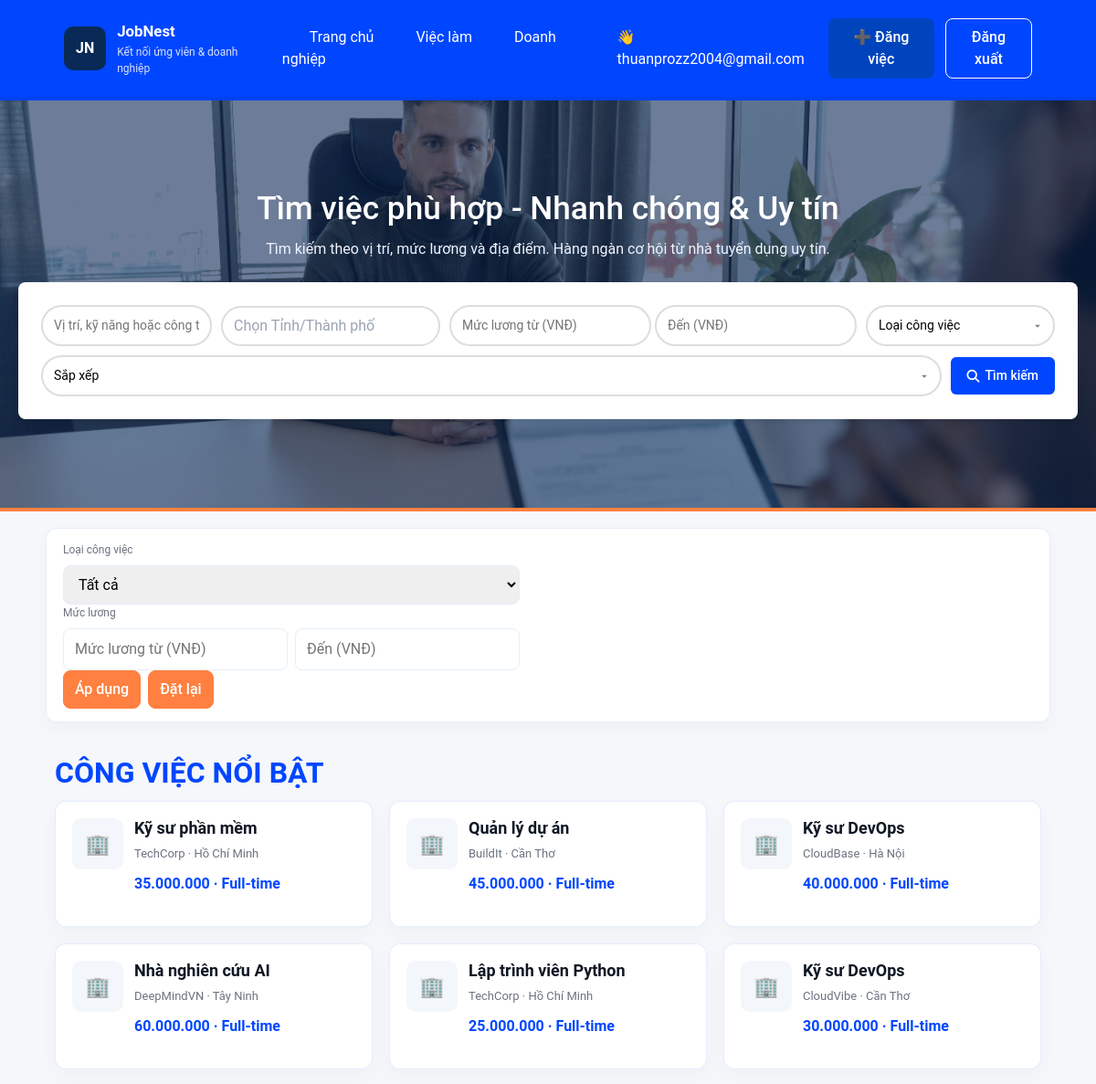
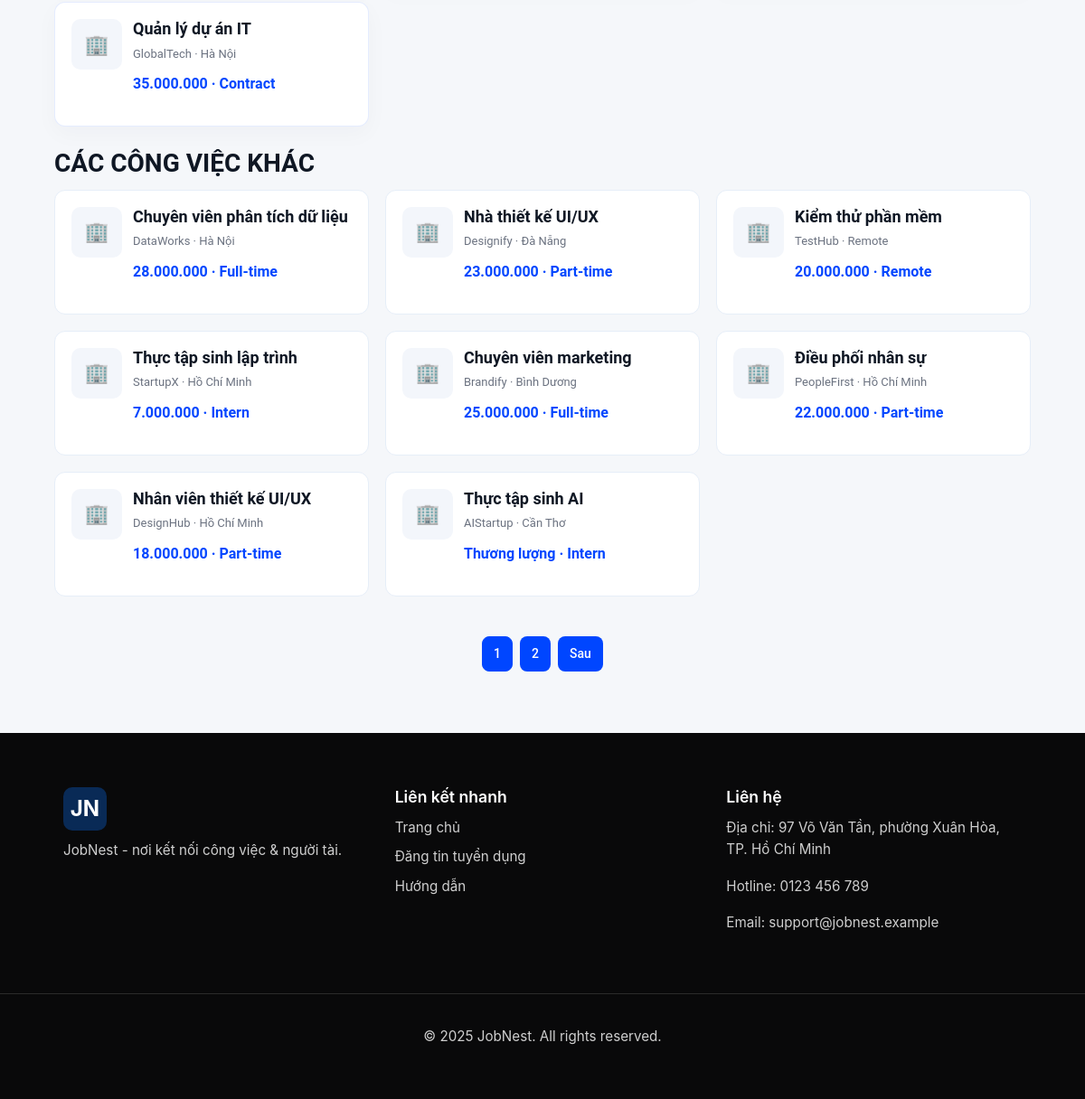
Screenshot of / (signed in) with the database file from the repository (2 pictures, top to bottom).
### app.py (models this page shows)
class User(UserMixin, db.Model):
    id = db.Column(db.Integer, primary_key=True)
    username = db.Column(db.String(100), unique=True, nullable=False)
    password = db.Column(db.String(200), nullable=False)

class Job(db.Model):
    id = db.Column(db.Integer, primary_key=True)
    title = db.Column(db.String(200), nullable=False)
    company = db.Column(db.String(200), nullable=False)
    location = db.Column(db.String(200), nullable=False)
    description = db.Column(db.Text, nullable=False)
    salary = db.Column(db.Integer, nullable=True)
    job_type = db.Column(db.String(50), nullable=True)
    featured = db.Column(db.Boolean, default=False)

### app.py (the view)
@app.route('/')
def index():
    page = request.args.get('page', 1, type=int)
    per_page = 15
    keyword = request.args.get("keyword", "")
    location_raw = request.args.get("location", "")
    job_type = request.args.get("job_type", "")
    sort_by = request.args.get("sort_by", "")
    min_salary_raw = request.args.get("min_salary", "")
    max_salary_raw = request.args.get("max_salary", "")
    min_salary = parse_int_from_str(min_salary_raw)
    max_salary = parse_int_from_str(max_salary_raw)
    jobs_query = Job.query
    jobs = jobs_query.all()
    filtered_jobs = filter_jobs(
        jobs,
        keyword=keyword,
        location=location_raw,
        min_salary=min_salary,
        max_salary=max_salary,
        job_type=job_type,
        sort_by=sort_by
    )
    total_jobs = len(filtered_jobs)
    total_pages = (total_jobs + per_page - 1) // per_page  # Tính tổng số trang
    start = (page - 1) * per_page
    end = start + per_page
    paginated_jobs = filtered_jobs[start:end]
    hot_jobs = [j for j in paginated_jobs if getattr(j, "featured", False)]
    other_jobs = [j for j in paginated_jobs if not getattr(j, "featured", False)]
    search_params = {
        "keyword": keyword,
        "location": location_raw,
        "job_type": job_type,
        "sort_by": sort_by,
        "min_salary": min_salary_raw,
        "max_salary": max_salary_raw
    }
    return render_template(
        'index.html',
        hot_jobs=hot_jobs,
        other_jobs=other_jobs,
        search=search_params,
        jobs=jobs,
        user=current_user,
        page=page,
        total_pages=total_pages  # Đảm bảo truyền total_pages
    )

### app.py (called while the page is built, shortened)
def parse_int_from_str(s):
    if not s:
        return None
    if isinstance(s, int):
        return s

def get_job_salary(job):
    raw = getattr(job, "salary", None)
    return parse_int_from_str(raw)

def format_salary_for_template(value):
    if value is None or value == "":
        return "Thương lượng"
    try:
        num = int(value)
        return "{:,}".format(num).replace(",", ".")
    except Exception:
        return str(value)

@login_manager.user_loader
def load_user(user_id):
    return User.query.get(int(user_id))

### templates/index.html (shortened to what this page needs)
{% extends "layout.html" %}
{% block content %}
<section class="hero">
  <div class="container hero-inner">
    <div class="upper-hero">
      <h1>Tìm việc phù hợp - Nhanh chóng & Uy tín</h1>
      <p>Tìm kiếm theo vị trí, mức lương và địa điểm. Hàng ngàn cơ hội từ nhà tuyển dụng uy tín.</p>
      <form id="main-search" class="search-bar" action="{{ url_for('index') }}" method="get" role="search">
        <input type="text" name="keyword" placeholder="Vị trí, kỹ năng hoặc công ty" value="{{ search.keyword }}">
        <div class="location-select">
          <div id="location-input" class="location-input" role="button" tabindex="0">
            <span class="location-placeholder">Chọn Tỉnh/Thành phố</span>
          </div>
        </div>
        <div class="salary-row">
          <input type="text" id="min_salary" name="min_salary" placeholder="Mức lương từ (VNĐ)" value="{{ search.min_salary }}">
          <input type="text" id="max_salary" name="max_salary" placeholder="Đến (VNĐ)" value="{{ search.max_salary }}">
        </div>
        <select name="job_type">
          <option value="">Loại công việc</option>
        </select>
        <select name="sort_by">
          <option value="">Sắp xếp</option>
        </select>
        <button type="submit" class="btn search-btn">
          <i class="fa-sharp fa-solid fa-magnifying-glass"></i>
          Tìm kiếm
        </button>
      </form>
    </div>
  </div>
</section>
<div class="filters-bar container">
  <form id="quick-filters" action="{{ url_for('index') }}" method="get" role="search">
    <div class="filter-group">
      <label>Loại công việc</label>
      <select name="job_type" id="flt_job_type">
        <option value="">Tất cả</option>
      </select>
    </div>
    <div class="filter-group">
      <label>Mức lương</label>
      <div class="salary-row">
        <input type="text" id="flt_min" name="min_salary" placeholder="Mức lương từ (VNĐ)" value="{{ search.min_salary }}">
        <input type="text" id="flt_max" name="max_salary" placeholder="Đến (VNĐ)" value="{{ search.max_salary }}">
      </div>
    </div>
    <div class="filter-actions">
      <button type="submit" class="btn primary">Áp dụng</button>
      <button type="button" id="reset-filters" class="btn primary">Đặt lại</button>
    </div>
  </form>
</div>
<section class="jobs container">
  <div class="jobs-grid">
    <div class="job-list">
      <h2>Công việc nổi bật</h2>
      <div class="job-grid">
        {% for job in hot_jobs %}
          <a class="job-card-link" href="{{ url_for('job_detail', id=job.id) }}">
            <article class="job-card featured" aria-labelledby="title-{{ job.id }}">
              <div class="logo">🏢</div>
              <div class="job-info">
                <h3 id="title-{{ job.id }}">{{ job.title }}</h3>
                <p class="muted">{{ job.company }} · {{ job.location }}</p>
                <p class="salary">{{ job.salary | fmt_salary }} · {{ job.job_type or '-' }}</p>
              </div>
            </article>
          </a>
        {% else %}
          <p>Không có công việc nổi bật phù hợp.</p>
        {% endfor %}
      </div>
      <h3 style="margin-top:24px">Các công việc khác</h3>
      <div class="job-grid">
        {% for job in other_jobs %}
          <a class="job-card-link" href="{{ url_for('job_detail', id=job.id) }}">
            <article class="job-card" aria-labelledby="title-{{ job.id }}">
              <div class="logo">🏢</div>
              <div class="job-info">
                <h4>{{ job.title }}</h4>
                <p class="muted">{{ job.company }} · {{ job.location }}</p>
                <p class="salary">{{ job.salary | fmt_salary }} · {{ job.job_type or '-' }}</p>
              </div>
            </article>
          </a>
        {% else %}
          <p>Không có công việc nào.</p>
        {% endfor %}
      </div>
      {% if total_pages > 1 %}
        <nav class="pagination container" aria-label="Pagination">
          <ul>
            {% for p in range(1, total_pages + 1) %}
              <li>
                <a href="{{ url_for('index', page=p, **search) }}"
                   class="btn {% if p == page %}primary{% else %}secondary{% endif %}">
                  {{ p }}
                </a>
              </li>
            {% endfor %}
            {% if page < total_pages %}
              <li>
                <a href="{{ url_for('index', page=page+1, **search) }}" class="btn secondary">Sau</a>
              </li>
            {% endif %}
          </ul>
        </nav>
      {% endif %}
    </div>
  </div>
</section>
{% endblock %}

### templates/layout.html (shortened to what this page needs)
<!DOCTYPE html>
<html lang="vi">
<head>
   <link href="https://cdn.jsdelivr.net/npm/bootstrap@5.3.2/dist/css/bootstrap.min.css" rel="stylesheet">
  <link rel="stylesheet" href="{{ url_for('static', filename='css/styles.css') }}" />
  <link rel="stylesheet" href="https://cdnjs.cloudflare.com/ajax/libs/font-awesome/6.5.2/css/all.min.css">
</head>
<body>
  <div class="site-root">
    <header class="site-header">
      <div class="container header-inner">
        <div class="brand">
          <div class="brand-logo">JN</div>
          <div class="brand-info">
            <a href="{{ url_for('index') }}" class="brand-name">JobNest</a>
            <div class="brand-sub">Kết nối ứng viên & doanh nghiệp</div>
          </div>
        </div>
        <nav class="main-nav">
          <a href="{{ url_for('index') }}">Trang chủ</a>
          <a href="#">Việc làm</a>
          <a href="#">Doanh nghiệp</a>
        </nav>
        <div class="header-actions">
          {% if current_user.is_authenticated %}
            <span class="user-info">👋 {{ current_user.username }}</span>
            <a class="btn secondary" href="{{ url_for('add_job') }}">➕ Đăng việc</a>
            <a class="btn ghost" href="{{ url_for('logout') }}">Đăng xuất</a>
          {% else %}
            <a class="btn ghost" href="{{ url_for('login') }}">Đăng nhập</a>
            <a class="btn primary" href="{{ url_for('register') }}">Đăng ký</a>
            <a class="btn secondary" href="#">Đăng tin tuyển dụng</a>
          {% endif %}
        </div>
      </div>
    </header>
    <main class="site-main">
      {% block content %}{% endblock %}
    </main>
    <footer class="site-footer">
      <div class="container footer-inner">
        <div class="f-col">
          <div class="brand-logo small">JN</div>
          <p class="f-desc">JobNest - nơi kết nối công việc & người tài.</p>
        </div>
        <div class="f-col">
          <h4>Liên kết nhanh</h4>
          <ul>
            <li><a href="{{ url_for('index') }}">Trang chủ</a></li>
            <li><a href="#">Đăng tin tuyển dụng</a></li>
            <li><a href="#">Hướng dẫn</a></li>
          </ul>
        </div>
        <div class="f-col">
          <h4>Liên hệ</h4>
          <p>Địa chỉ: 97 Võ Văn Tần, phường Xuân Hòa, TP. Hồ Chí Minh</p>
          <p>Hotline: <a href="tel:+840123456789">0123 456 789</a></p>
          <p>Email: <a href="mailto:support@jobnest.example">support@jobnest.example</a></p>
        </div>
      </div>
      <div class="footer-bottom">
        <div class="container">
          <p>© 2025 JobNest. All rights reserved.</p>
        </div>
      </div>
    </footer>
  </div>
</body>
</html>

### rows the page displays
User: username "thuanprozz2004@gmail.com"
Job: title "Kỹ sư phần mềm", company "TechCorp", location "Hồ Chí Minh", salary|fmt_salary "35.000.000", job_type "Full-time"
Job: title "Quản lý dự án", company "BuildIt", location "Cần Thơ", salary|fmt_salary "45.000.000", job_type "Full-time"
Job: title "Kỹ sư DevOps", company "CloudBase", location "Hà Nội", salary|fmt_salary "40.000.000", job_type "Full-time"
Job: title "Nhà nghiên cứu AI", company "DeepMindVN", location "Tây Ninh", salary|fmt_salary "60.000.000", job_type "Full-time"
Job: title "Lập trình viên Python", company "TechCorp", location "Hồ Chí Minh", salary|fmt_salary "25.000.000", job_type "Full-time"
Job: title "Kỹ sư DevOps", company "CloudVibe", location "Cần Thơ", salary|fmt_salary "30.000.000", job_type "Full-time"
Job: title "Quản lý dự án IT", company "GlobalTech", location "Hà Nội", salary|fmt_salary "35.000.000", job_type "Contract"
Job: title "Chuyên viên phân tích dữ liệu", company "DataWorks", location "Hà Nội", salary|fmt_salary "28.000.000", job_type "Full-time"
Job: title "Nhà thiết kế UI/UX", company "Designify", location "Đà Nẵng", salary|fmt_salary "23.000.000", job_type "Part-time"
Job: title "Kiểm thử phần mềm", company "TestHub", location "Remote", salary|fmt_salary "20.000.000", job_type "Remote"
Job: title "Thực tập sinh lập trình", company "StartupX", location "Hồ Chí Minh", salary|fmt_salary "7.000.000", job_type "Intern"
Job: title "Chuyên viên marketing", company "Brandify", location "Bình Dương", salary|fmt_salary "25.000.000", job_type "Full-time"
Job: title "Điều phối nhân sự", company "PeopleFirst", location "Hồ Chí Minh", salary|fmt_salary "22.000.000", job_type "Part-time"
Job: title "Nhân viên thiết kế UI/UX", company "DesignHub", location "Hồ Chí Minh", salary|fmt_salary "18.000.000", job_type "Part-time"
Job: title "Thực tập sinh AI", company "AIStartup", location "Cần Thơ", salary|fmt_salary "Thương lượng", job_type "Intern"

### other values shown
{{ p }} "1" "2"
